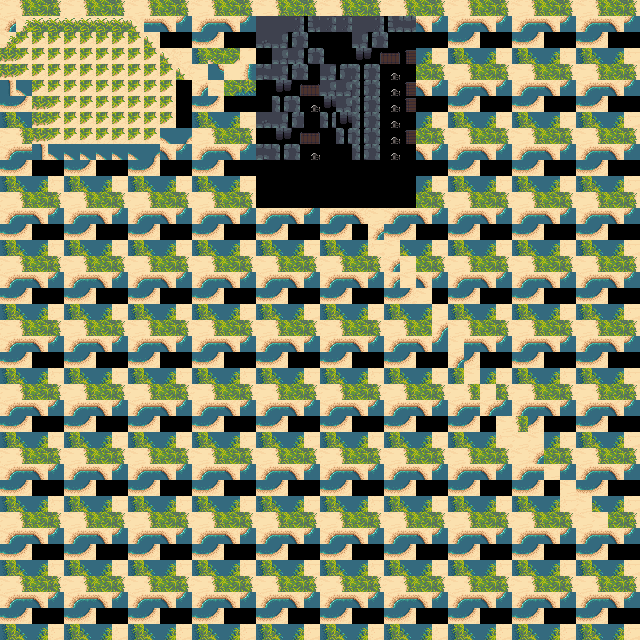

A 2D game scene composited from a Tiled map and its tileset images. What follows is a short description and the map's XML, with every tile layer's data as written:
An orthogonal 40x40 tile map with 16x16 px tiles, 1 tile layer (เลเยอร์ไทล์ 1), 3 tilesets.

<map version="1.10" tiledversion="1.10.2" orientation="orthogonal" renderorder="right-down" width="40" height="40" tilewidth="16" tileheight="16" infinite="0" nextlayerid="2" nextobjectid="1">
 <editorsettings>
  <export target="../src/img/map/map1.csv" format="csv" />
 </editorsettings>
 <tileset firstgid="1" source="tile set/mage city.tsx" />
 <tileset firstgid="361" source="tile set/Desert.tsx" />
 <tileset firstgid="673" source="tile set/dungeon_tiles.tsx" />
 <layer id="1" name="เลเยอร์ไทล์ 1" width="40" height="40">
  <data encoding="csv">
366,367,368,369,366,367,368,369,366,367,368,369,366,367,368,369,366,367,368,369,366,367,368,369,366,367,368,369,366,367,368,369,366,367,368,369,366,367,368,369,
379,361,362,362,362,362,362,362,363,380,381,382,379,380,381,382,721,722,723,724,723,723,722,723,724,725,381,382,379,380,381,382,379,380,381,382,379,380,381,382,
361,375,375,375,375,375,375,375,375,363,394,395,392,393,394,395,744,745,746,747,1067,1067,745,746,747,748,394,395,392,393,394,395,392,393,394,395,392,393,394,395,
374,375,375,375,375,375,375,375,375,375,363,408,405,370,371,372,767,745,745,746,747,1067,768,769,770,771,407,408,405,406,407,408,405,406,407,408,405,406,407,408,
374,375,375,375,375,375,375,375,375,375,375,363,366,383,384,385,790,745,746,747,745,746,791,792,793,794,368,369,366,367,368,369,366,367,368,369,366,367,368,369,
387,388,375,375,375,375,375,375,375,375,375,376,379,396,397,398,767,768,769,770,745,745,791,792,793,771,381,382,379,380,381,382,379,380,381,382,379,380,381,382,
392,393,374,375,375,375,375,375,375,375,375,376,392,393,394,395,767,791,792,793,768,745,791,792,793,771,394,395,392,393,394,395,392,393,394,395,392,393,394,395,
405,406,374,375,375,375,375,375,375,375,375,376,405,406,407,408,744,745,746,1067,791,768,791,792,793,748,407,408,405,406,407,408,405,406,407,408,405,406,407,408,
366,367,374,375,375,375,375,375,375,375,388,389,366,367,368,369,767,768,769,770,1067,791,791,792,793,771,368,369,366,367,368,369,366,367,368,369,366,367,368,369,
379,380,387,388,388,388,388,388,388,389,381,382,379,380,381,382,790,791,792,793,1067,1067,791,792,793,794,381,382,379,380,381,382,379,380,381,382,379,380,381,382,
392,393,394,395,392,393,394,395,392,393,394,395,392,393,394,395,813,814,815,816,815,815,815,815,816,817,394,395,392,393,394,395,392,393,394,395,392,393,394,395,
405,406,407,408,405,406,407,408,405,406,407,408,405,406,407,408,1089,1090,1091,1089,1089,1089,1089,1089,1090,1091,407,408,405,406,407,408,405,406,407,408,405,406,407,408,
366,367,368,369,366,367,368,369,366,367,368,369,366,367,368,369,1112,1112,1112,1112,1112,1112,1112,1112,1113,1114,368,369,366,367,368,369,366,367,368,369,366,367,368,369,
379,380,381,382,379,380,381,382,379,380,381,382,379,380,381,382,379,380,381,382,379,380,381,366,379,380,381,382,379,380,381,382,379,380,381,382,379,380,381,382,
392,393,394,395,392,393,394,395,392,393,394,395,392,393,394,395,392,393,394,395,392,393,394,379,392,393,394,395,392,393,394,395,392,393,394,395,392,393,394,395,
405,406,407,408,405,406,407,408,405,406,407,408,405,406,407,408,405,406,407,408,405,406,407,408,366,406,407,408,405,406,407,408,405,406,407,408,405,406,407,408,
366,367,368,369,366,367,368,369,366,367,368,369,366,367,368,369,366,367,368,369,366,367,368,369,379,366,368,369,366,367,368,369,366,367,368,369,366,367,368,369,
379,380,381,382,379,380,381,382,379,380,381,382,379,380,381,382,379,380,381,382,379,380,381,382,379,366,381,382,379,380,381,382,379,380,381,382,379,380,381,382,
392,393,394,395,392,393,394,395,392,393,394,395,392,393,394,395,392,393,394,395,392,393,394,395,392,393,366,395,392,393,394,395,392,393,394,395,392,393,394,395,
405,406,407,408,405,406,407,408,405,406,407,408,405,406,407,408,405,406,407,408,405,406,407,408,405,406,407,366,405,406,407,408,405,406,407,408,405,406,407,408,
366,367,368,369,366,367,368,369,366,367,368,369,366,367,368,369,366,367,368,369,366,367,368,369,366,367,368,379,366,367,368,369,366,367,368,369,366,367,368,369,
379,380,381,382,379,380,381,382,379,380,381,382,379,380,381,382,379,380,381,382,379,380,381,382,379,380,381,382,366,380,381,382,379,380,381,382,379,380,381,382,
392,393,394,395,392,393,394,395,392,393,394,395,392,393,394,395,392,393,394,395,392,393,394,395,392,393,394,395,379,393,394,395,392,393,394,395,392,393,394,395,
405,406,407,408,405,406,407,408,405,406,407,408,405,406,407,408,405,406,407,408,405,406,407,408,405,406,407,408,405,366,407,408,405,406,407,408,405,406,407,408,
366,367,368,369,366,367,368,369,366,367,368,369,366,367,368,369,366,367,368,369,366,367,368,369,366,367,368,369,366,367,366,369,366,367,368,369,366,367,368,369,
379,380,381,382,379,380,381,382,379,380,381,382,379,380,381,382,379,380,381,382,379,380,381,382,379,380,381,382,379,380,379,382,379,380,381,382,379,380,381,382,
392,393,394,395,392,393,394,395,392,393,394,395,392,393,394,395,392,393,394,395,392,393,394,395,392,393,394,395,392,393,394,366,367,393,394,395,392,393,394,395,
405,406,407,408,405,406,407,408,405,406,407,408,405,406,407,408,405,406,407,408,405,406,407,408,405,406,407,408,405,406,407,408,366,366,407,408,405,406,407,408,
366,367,368,369,366,367,368,369,366,367,368,369,366,367,368,369,366,367,368,369,366,367,368,369,366,367,368,369,366,367,368,369,366,379,368,369,366,367,368,369,
379,380,381,382,379,380,381,382,379,380,381,382,379,380,381,382,379,380,381,382,379,380,381,382,379,380,381,382,379,380,381,382,379,380,366,382,379,380,381,382,
392,393,394,395,392,393,394,395,392,393,394,395,392,393,394,395,392,393,394,395,392,393,394,395,392,393,394,395,392,393,394,395,392,393,394,366,392,393,394,395,
405,406,407,408,405,406,407,408,405,406,407,408,405,406,407,408,405,406,407,408,405,406,407,408,405,406,407,408,405,406,407,408,405,406,407,408,366,406,407,408,
366,367,368,369,366,367,368,369,366,367,368,369,366,367,368,369,366,367,368,369,366,367,368,369,366,367,368,369,366,367,368,369,366,367,368,369,366,366,368,369,
379,380,381,382,379,380,381,382,379,380,381,382,379,380,381,382,379,380,381,382,379,380,381,382,379,380,381,382,379,380,381,382,379,380,381,382,379,380,381,382,
392,393,394,395,392,393,394,395,392,393,394,395,392,393,394,395,392,393,394,395,392,393,394,395,392,393,394,395,392,393,394,395,392,393,394,395,392,393,394,395,
405,406,407,408,405,406,407,408,405,406,407,408,405,406,407,408,405,406,407,408,405,406,407,408,405,406,407,408,405,406,407,408,405,406,407,408,405,406,407,408,
366,367,368,369,366,367,368,369,366,367,368,369,366,367,368,369,366,367,368,369,366,367,368,369,366,367,368,369,366,367,368,369,366,367,368,369,366,367,368,369,
379,380,381,382,379,380,381,382,379,380,381,382,379,380,381,382,379,380,381,382,379,380,381,382,379,380,381,382,379,380,381,382,379,380,381,382,379,380,381,382,
392,393,394,395,392,393,394,395,392,393,394,395,392,393,394,395,392,393,394,395,392,393,394,395,392,393,394,395,392,393,394,395,392,393,394,395,392,393,394,395,
405,406,407,408,405,406,407,408,405,406,407,408,405,406,407,408,405,406,407,408,405,406,407,408,405,406,407,408,405,406,407,408,405,406,407,408,405,406,407,408
</data>
 </layer>
</map>
